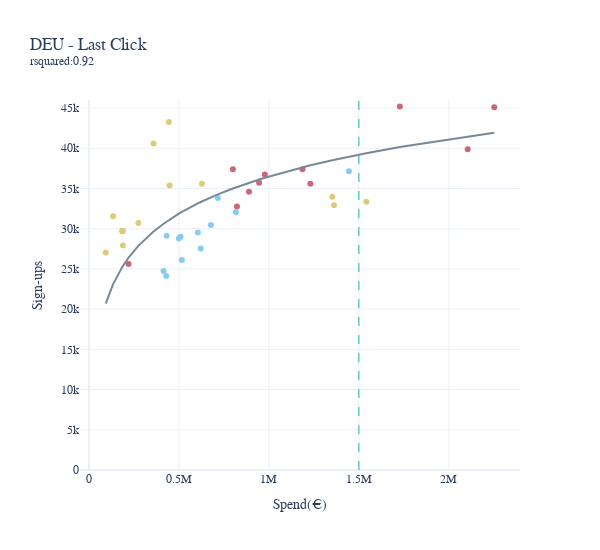

Notebook code cell kept with this figure:
### Code cell
deu = plot_one_efficiency_curve(df, "DEU", "lc_signups")

# deu.add_hline(y=45203, line_width=1, line_dash="dash", line_color="lightseagreen")
deu.add_vline(x=1500000, line_width=1, line_dash="dash", line_color="lightseagreen")
deu.update_yaxes(range=[0, 46000])
deu.update(layout_showlegend=False)
# deu.update_layout(legend=dict(
#     yanchor="bottom",
#     y=0.1,
#     xanchor="left",
#     x=0.7
# ))

### Figure 1 — Plotly figure (JSON) as saved in the notebook; plotly's stock layout.template omitted (floating-point values rounded to 4 significant figures)
{"data": [{"hovertemplate": "year=2020<br>cost=%{x}<br>lc_signups=%{y}<extra></extra>", "legendgroup": "2020", "marker": {"color": "rgb(136, 204, 238)", "symbol": "circle"}, "mode": "markers", "name": "2020", "orientation": "v", "showlegend": true, "type": "scatter", "x": [1445000.0, 716800.0, 678000.0, 429800.0, 415100.0, 516300.0, 509000.0, 431600.0, 499700.0, 817100.0, 605400.0, 621200.0], "xaxis": "x", "y": [37135, 33813, 30444, 24126, 24737, 26107, 28991, 29113, 28788, 32033, 29539, 27543], "yaxis": "y"}, {"hovertemplate": "year=2021<br>cost=%{x}<br>lc_signups=%{y}<extra></extra>", "legendgroup": "2021", "marker": {"color": "rgb(204, 102, 119)", "symbol": "circle"}, "mode": "markers", "name": "2021", "orientation": "v", "showlegend": true, "type": "scatter", "x": [799900.0, 822700.0, 889500.0, 945600.0, 1187000.0, 1231000.0, 1728000.0, 2105000.0, 2252000.0, 977700.0, 186700.0, 220500.0], "xaxis": "x", "y": [37386, 32760, 34602, 35702, 37396, 35603, 45203, 39887, 45096, 36747, 29716, 25599], "yaxis": "y"}, {"hovertemplate": "year=2022<br>cost=%{x}<br>lc_signups=%{y}<extra></extra>", "legendgroup": "2022", "marker": {"color": "rgb(221, 204, 119)", "symbol": "circle"}, "mode": "markers", "name": "2022", "orientation": "v", "showlegend": true, "type": "scatter", "x": [93640.0, 189000.0, 134100.0, 185400.0, 1541000.0, 1362000.0, 1352000.0, 627900.0, 359000.0, 444400.0, 448400.0, 274600.0], "xaxis": "x", "y": [27043, 27901, 31560, 29707, 33336, 32922, 33977, 35574, 40601, 43266, 35374, 30715], "yaxis": "y"}, {"marker": {"color": "lightslategrey", "size": 5}, "mode": "lines", "name": "Efficiency Curve", "type": "scatter", "x": [93640.0, 134100.0, 185400.0, 186700.0, 189000.0, 220500.0, 274600.0, 359000.0, 415100.0, 429800.0, 431600.0, 444400.0, 448400.0, 499700.0, 509000.0, 516300.0, 605400.0, 621200.0, 627900.0, 678000.0, 716800.0, 799900.0, 817100.0, 822700.0, 889500.0, 945600.0, 977700.0, 1187000.0, 1231000.0, 1352000.0, 1362000.0, 1445000.0, 1541000.0, 1728000.0, 2105000.0, 2252000.0], "y": [20680.0, 23080.0, 25240.0, 25290.0, 25370.0, 26400.0, 27860.0, 29650.0, 30620.0, 30850.0, 30880.0, 31080.0, 31140.0, 31860.0, 31980.0, 32080.0, 33140.0, 33320.0, 33390.0, 33900.0, 34270.0, 35000.0, 35150.0, 35190.0, 35710.0, 36120.0, 36340.0, 37640.0, 37880.0, 38510.0, 38560.0, 38950.0, 39380.0, 40150.0, 41460.0, 41920.0]}], "layout": {"font": {"family": "Avenir"}, "height": 550, "legend": {"title": {"text": "year"}, "tracegroupgap": 0}, "shapes": [{"line": {"color": "lightseagreen", "dash": "dash", "width": 1}, "type": "line", "x0": 1500000, "x1": 1500000, "xref": "x", "y0": 0, "y1": 1, "yref": "y domain"}], "showlegend": false, "title": {"text": "DEU - Last Click <br><sup>rsquared:0.92 </sup>"}, "width": 600, "xaxis": {"anchor": "y", "domain": [0, 1], "title": {"text": "Spend(€)"}}, "yaxis": {"anchor": "x", "domain": [0, 1], "range": [0, 46000], "title": {"text": "Sign-ups"}}}}
